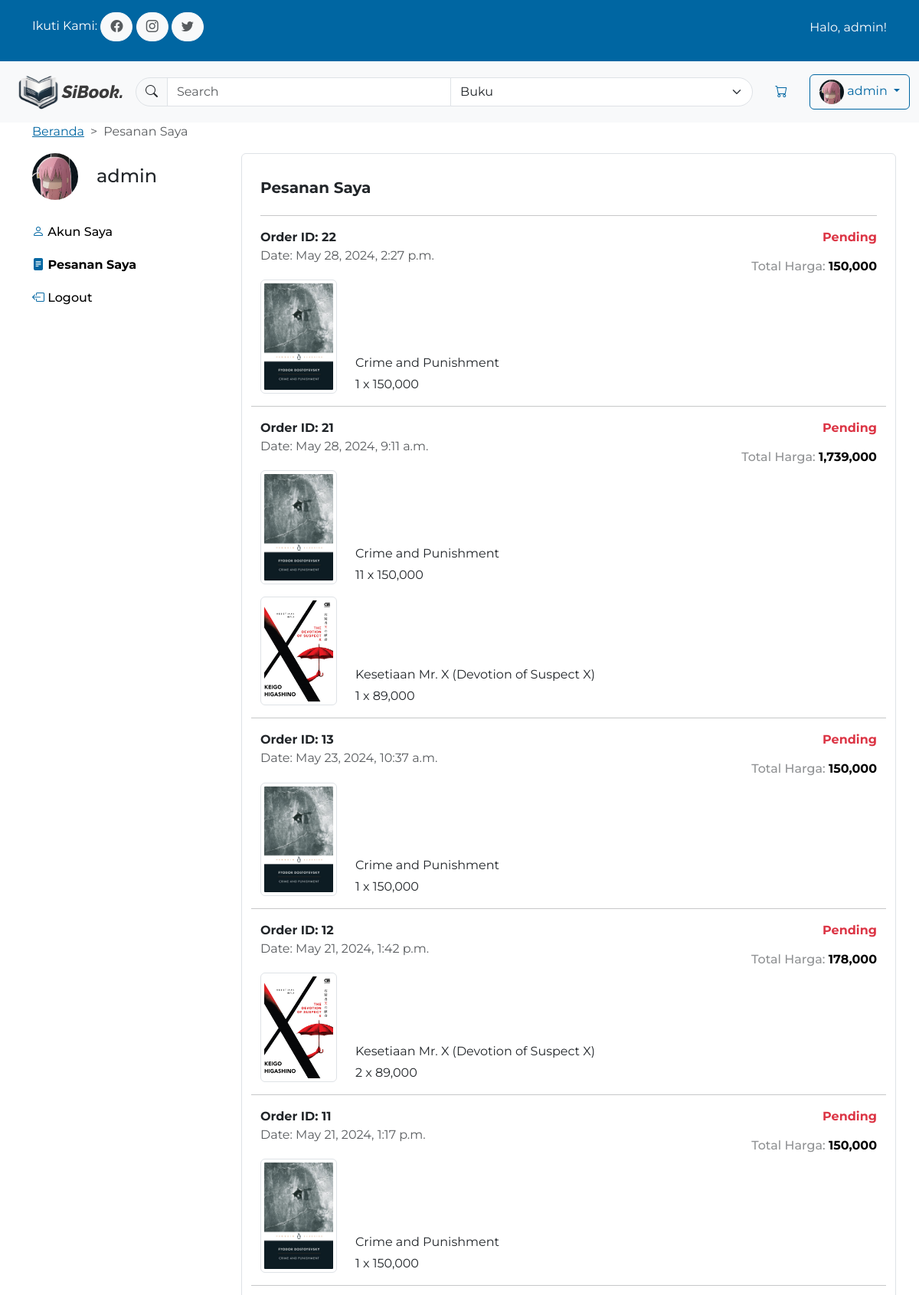
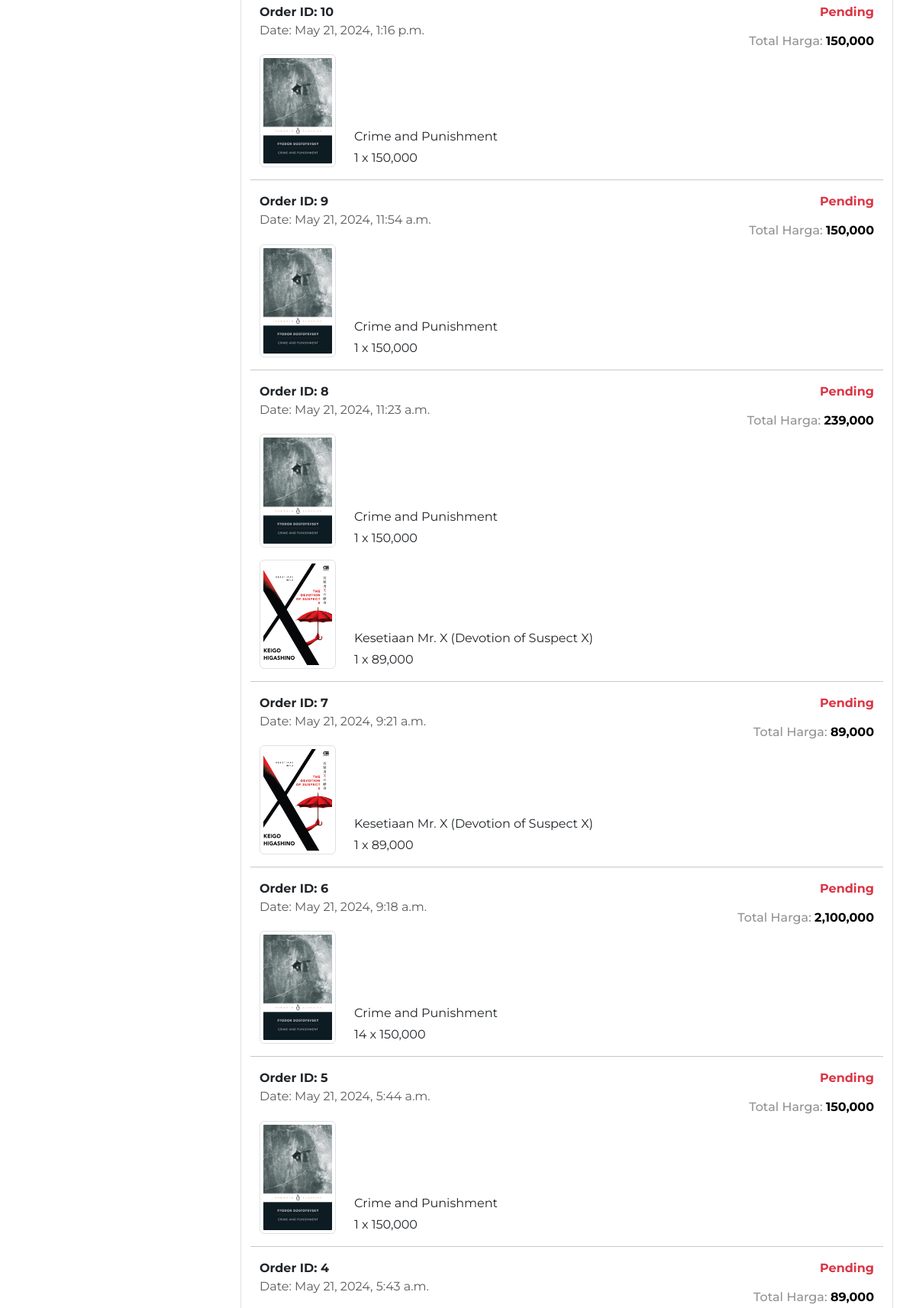
Screenshot of /order_history/ (signed in, upper part) with the database file from the repository (2 pictures, top to bottom).
### bookcommerce/models.py (models this page shows, shortened)
class Customer(AbstractUser):
    email = models.EmailField(max_length=100, unique=True)
    address = models.OneToOneField(Address, on_delete=models.SET_NULL, null=True, blank=True, db_constraint=False)
    profile_picture = models.ImageField(upload_to='profile_pictures/', default='defaults/default_profile_img.jpg', null=True, blank=True)
    groups = models.ManyToManyField('auth.Group', related_name='customers')
    user_permissions = models.ManyToManyField('auth.Permission', related_name='customers')

class Order(models.Model):
    customer = models.ForeignKey(Customer, on_delete=models.CASCADE)
    books = models.ManyToManyField(Book, through='OrderItem')
    order_date = models.DateTimeField(auto_now_add=True)
    status = models.CharField(max_length=50, choices=ORDER_STATUS_CHOICES, default='Pending')
    address = models.ForeignKey(Address, on_delete=models.SET_NULL, null=True, blank=True)
    shipment = models.ForeignKey(Shipment, on_delete=models.SET_NULL, null=True, blank=True)
    payment = models.ForeignKey(Payment, on_delete=models.SET_NULL, null=True, blank=True)

class OrderItem(models.Model):
    order = models.ForeignKey(Order, related_name='items', on_delete=models.CASCADE)
    book = models.ForeignKey(Book, on_delete=models.CASCADE)
    quantity = models.PositiveIntegerField(default=1)

class Book(models.Model):
	title = models.CharField(max_length=150)
	cover_img = models.ImageField(upload_to='uploads/books/')
	description = models.TextField()
	author = models.ForeignKey(Author, on_delete=models.CASCADE, default=1)
	series = models.ForeignKey(Series, on_delete=models.CASCADE, default=1)
	stock = models.IntegerField(default=0)
	price = models.IntegerField(default=0)
	isbn = models.CharField(max_length=13, unique=True, null=True)
	category = models.CharField(max_length=100, null=True)
	genres = models.ManyToManyField(Genre)
	language = models.CharField(max_length=100, null=True)
	cover_type = models.CharField(max_length=20, null=True)
	pages = models.IntegerField(default=0)
	publisher = models.CharField(max_length=100, null=True)
	publish_date = models.DateField(null=True)
	weight = models.DecimalField(max_digits=5, decimal_places=2, default=0)
	length = models.DecimalField(max_digits=5, decimal_places=2, default=0)
	width = models.DecimalField(max_digits=5, decimal_places=2, default=0)

### bookcommerce/views.py (the view)
# urls.py: path('order_history/', views.order_history, name='order_history'),
@login_required
def order_history(request):
    orders = Order.objects.filter(customer=request.user).order_by('-order_date')
    orders_with_total = []
    for order in orders:
        total_price = sum(item.book.price * item.quantity for item in order.items.all())
        orders_with_total.append((order, total_price))
    return render(request, 'bookcommerce/order_history.html', {
        'orders_with_total': orders_with_total,
    })

### bookcommerce/templates/bookcommerce/order_history.html (shortened to what this page needs)
{% extends "bookcommerce/base.html" %}
{% load static %} {% load humanize %}
{% block content %}
<div class="container">
    <div class="row">
        <div class="col" style="--bs-breadcrumb-divider: '>'">
            <nav aria-label="breadcrumb">
                <ol class="breadcrumb">
                    <li class="breadcrumb-item"><a href="/">Beranda</a></li>
                    <li class="breadcrumb-item active" aria-current="page">Pesanan Saya</li>
                </ol>
            </nav>
        </div>
    </div>
    <div class="row">
        <div class="col-12 col-md-3">
            <div class="row align-items-center">
                <div class="col-auto">
                    <img
                        src="{{ user.profile_picture.url }}"
                        alt="Profile Picture"
                        class="rounded-circle"
                        style="max-width: 60px;"
                    />
                </div>
                <div class="col">
                    <h4 class="m-0">{{ user.username }}</h4>
                </div>
            </div>
            <div class="row align-items-center my-4">
                <a href="{% url 'profile' %}" class="link-body-emphasis text-decoration-none my-2">
                    <h6><i class="bi bi-person text-primary"></i> Akun Saya</h6>
                </a>
                <a href="{% url 'order_history' %}" class="link-body-emphasis text-decoration-none my-2">
                    <h6 class="fw-bold"><i class="bi bi-file-text-fill text-primary"></i> Pesanan Saya</h6>
                </a>
                <a href="{% url 'logout' %}" class="link-body-emphasis text-decoration-none my-2">
                    <h6><i class="bi bi-box-arrow-left text-primary"></i> Logout</h6>
                </a>
            </div>
        </div>
        <div class="col-12 col-md-9 px-4 py-3 border rounded">
            <div class="row">
                <div class="col">
                    <h5 class="fw-bold mt-3">Pesanan Saya</h5>
                </div>
            </div>
            <hr />
            <div>
                {% for order, total_price in orders_with_total %}
                <div class="row">
                    <div class="col mb-3">
                        <p class="m-0 fw-bold">Order ID: {{ order.id }}</p>
                        <p class="m-0 text-body-secondary">Date: {{ order.order_date }}</p>
                    </div>
                    <div class="col text-end">
                        <p class="text-danger fw-bold">{{ order.status }}</p>
                        <h6 class="text-body-tertiary align-self-end">
                            Total Harga: <strong class="text-black">{{ total_price|intcomma }}</strong>
                        </h6>
                    </div>
                    {% for item in order.items.all %}
                    <div class="row align-items-end">
                        <div class="col-2 col-md-auto mb-3">
                            <img
                                src="{{ item.book.cover_img.url }}"
                                alt=""
                                class="img-fluid img-thumbnail"
                                style="max-width: 100px;"
                            />
                        </div>
                        <div class="col">
                            <p class="mb-1">{{ item.book.title }}</p>
                            <p>{{ item.quantity }} x {{ item.book.price|intcomma }}</p>
                        </div>
                    </div>
                    {% endfor %}
                    <hr />
                </div>
                {% endfor %}
        </div>
    </div>
</div>
{% endblock %}

### bookcommerce/templates/bookcommerce/base.html (shortened to what this page needs)
{% load static %}
<!DOCTYPE html>
<html lang="en">
    <head>
        <link rel="stylesheet" href="{% static 'bookcommerce/style.css' %}" />
        <link
            rel="stylesheet"
            href="https://cdn.jsdelivr.net/npm/bootstrap-icons@1.11.3/font/bootstrap-icons.min.css"
        />
    </head>
    <body>
        <div class="d-none d-md-block bg-primary py-3 text-white">
            <div class="container">
                <div class="row">
                    <div class="col">
                        <p class="d-inline">Ikuti Kami:</p>
                        <a href="#" class="btn btn-light rounded-pill text-body-secondary">
                            <i class="bi bi-facebook"></i>
                        </a>
                        <a href="#" class="btn btn-light rounded-pill text-body-secondary">
                            <i class="bi bi-instagram"></i>
                        </a>
                        <a href="#" class="btn btn-light rounded-pill text-body-secondary">
                            <i class="bi bi-twitter"></i>
                        </a>
                    </div>
                    <div class="col text-end">
                        {% if user.is_authenticated %}
                            <p class="mt-2">Halo, {{ user.username }}!</p>
                        {% else %}
                            <a href="#" class="btn btn-link text-white">Butuh bantuan?</a>
                        {% endif %}
                    </div>
                </div>
            </div>
        </div>
        <nav class="navbar navbar-expand-md bg-body-tertiary">
            <div class="container-fluid">
                <a class="navbar-brand" href="/">
                    <img
                        src="{% static '/bookcommerce/assets/logo_horizontal.svg' %}"
                        alt="SiBook"
                        width="150"
                        height="auto"
                    />
                </a>
                <div class="collapse navbar-collapse gap-3 text-end" id="navbarSupportedContent">
                    <form action="{% url 'search' %}" method="POST" class="input-group d-flex flex-grow-1" role="search">
                        <span class="input-group-text rounded-start-pill">
                            <button type="submit" class="btn p-0 border-0 bg-transparent">
                                <i class="bi bi-search"></i>
                            </button>
                        </span>
                        <input
                            class="form-control"
                            type="search"
                            placeholder="Search"
                            aria-label="Search"
                            name="search"
                        />
                        <select name="search_tag" class="form-select rounded-end-pill">
                            <option value="books">Buku</option>
                        </select>
                    </form>
                    {% if user.is_authenticated %}
                    <a href="{% url 'cart_detail' %}" class="btn text-primary">
                        <i class="bi bi-cart"></i>
                    </a>
                    <div class="dropdown">
                        <a class="btn btn-outline-primary dropdown-toggle" href="#" role="button" id="dropdownMenuLink" data-bs-toggle="dropdown" aria-expanded="false">
                            <img src="{{ user.profile_picture.url }}" alt="Profile Picture" class="rounded-circle" width="32" height="32">
                            {{ user.username }}
                        </a>
                    </div>
                    {% else %}
                    <a href="{% url 'login' %}" class="btn btn-outline-primary">Login</a>
                    <a href="{% url 'register' %}" class="btn btn-primary">Daftar</a>
                    {% endif %}
                </div>
            </div>
        </nav>
        {% block content %} {% endblock %}
    </body>
</html>

### rows the page displays
Customer: username "admin", profile_picture (picture)
Order: id "22", order_date "May 28, 2024, 2:27 p.m.", status "Pending", total_price "150,000"
OrderItem: book.cover_img (picture), book "Crime and Punishment", quantity "1", book.price "150,000"
Order: id "21", order_date "May 28, 2024, 9:11 a.m.", status "Pending", total_price "1,739,000"
OrderItem: book.cover_img (picture), book "Crime and Punishment", quantity "11", book.price "150,000"
OrderItem: book.cover_img (picture), book "Kesetiaan Mr. X (Devotion of Suspect X)", quantity "1", book.price "89,000"
Order: id "13", order_date "May 23, 2024, 10:37 a.m.", status "Pending", total_price "150,000"
OrderItem: book.cover_img (picture), book "Crime and Punishment", quantity "1", book.price "150,000"
Order: id "12", order_date "May 21, 2024, 1:42 p.m.", status "Pending", total_price "178,000"
OrderItem: book.cover_img (picture), book "Kesetiaan Mr. X (Devotion of Suspect X)", quantity "2", book.price "89,000"
Order: id "11", order_date "May 21, 2024, 1:17 p.m.", status "Pending", total_price "150,000"
OrderItem: book.cover_img (picture), book "Crime and Punishment", quantity "1", book.price "150,000"
Order: id "10", order_date "May 21, 2024, 1:16 p.m.", status "Pending", total_price "150,000"
OrderItem: book.cover_img (picture), book "Crime and Punishment", quantity "1", book.price "150,000"
Order: id "9", order_date "May 21, 2024, 11:54 a.m.", status "Pending", total_price "150,000"
OrderItem: book.cover_img (picture), book "Crime and Punishment", quantity "1", book.price "150,000"
Order: id "8", order_date "May 21, 2024, 11:23 a.m.", status "Pending", total_price "239,000"
OrderItem: book.cover_img (picture), book "Crime and Punishment", quantity "1", book.price "150,000"
OrderItem: book.cover_img (picture), book "Kesetiaan Mr. X (Devotion of Suspect X)", quantity "1", book.price "89,000"
Order: id "7", order_date "May 21, 2024, 9:21 a.m.", status "Pending", total_price "89,000"
OrderItem: book.cover_img (picture), book "Kesetiaan Mr. X (Devotion of Suspect X)", quantity "1", book.price "89,000"
Order: id "6", order_date "May 21, 2024, 9:18 a.m.", status "Pending", total_price "2,100,000"
OrderItem: book.cover_img (picture), book "Crime and Punishment", quantity "14", book.price "150,000"
Order: id "5", order_date "May 21, 2024, 5:44 a.m.", status "Pending", total_price "150,000"
OrderItem: book.cover_img (picture), book "Crime and Punishment", quantity "1", book.price "150,000"
Order: id "4", order_date "May 21, 2024, 5:43 a.m.", status "Pending", total_price "89,000"
